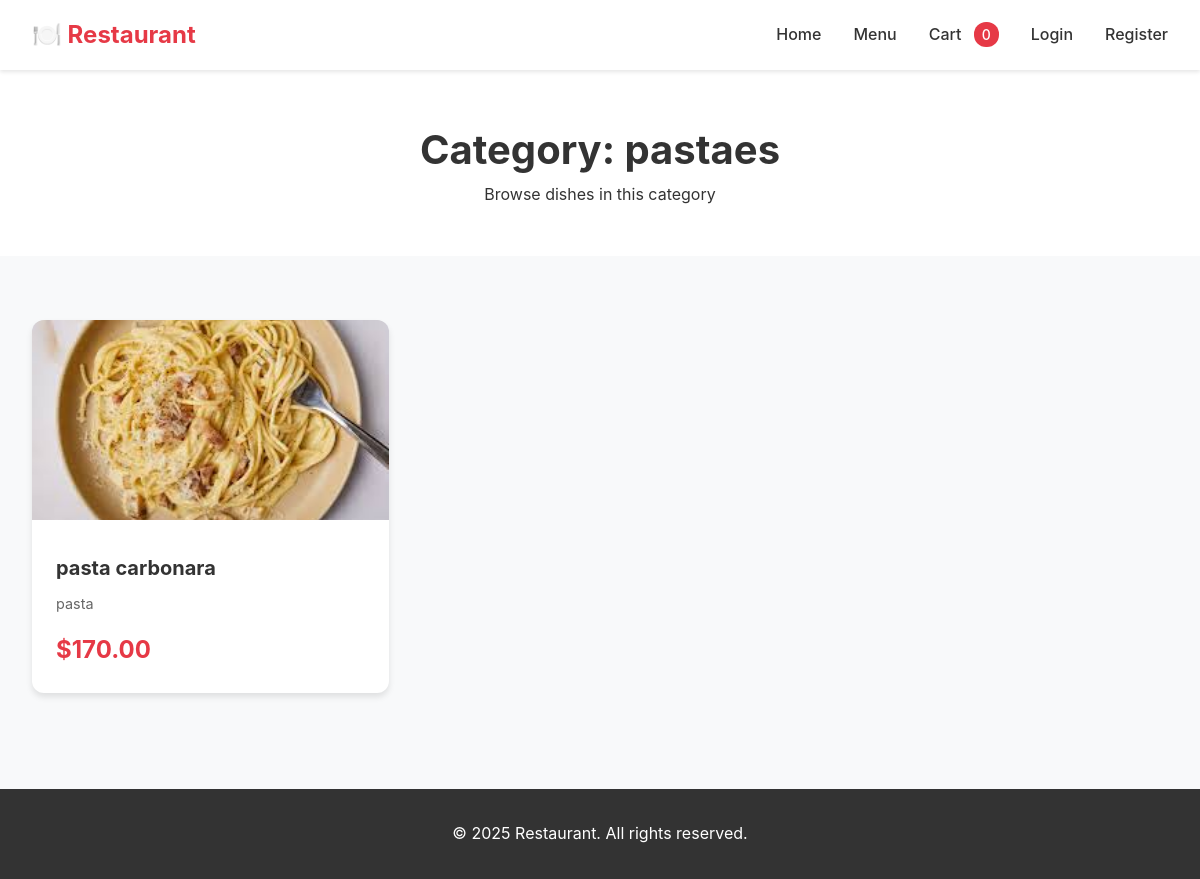
Page /menu/category/1/ on the committed database.
### restoraunt_app/models.py (models this page shows, shortened)
class Dish(models.Model):
    category = models.ForeignKey(Category, on_delete=models.CASCADE, related_name="dishes")
    name = models.CharField(max_length=200)
    description = models.TextField()
    ingredients = models.TextField()
    image = models.ImageField(upload_to="dishes/", blank=True, null=True)
    price = models.DecimalField(max_digits=7, decimal_places=2)
    is_available = models.BooleanField(default=True)
    created_at = models.DateTimeField(default=timezone.now)

class Category(models.Model):
    name = models.CharField(max_length=100, unique=True)
    description = models.TextField(blank=True)

### restoraunt_app/views.py (the view)
# urls.py: path("menu/category/<int:category_id>/", MenuByCategoryView.as_view(), name="menu_by_category"),
class MenuByCategoryView(ListView):
    template_name = "menu/menu_category.html"
    context_object_name = "dishes"
    def get_queryset(self):
        category_id = self.kwargs["category_id"]
        return Dish.objects.filter(category_id=category_id)

### restoraunt_app/templates/menu/menu_category.html (shortened to what this page needs)
{% extends "base.html" %}
{% block content %}
<div class="page-header">
    <h1>Category: {{ dishes.0.category.name }}</h1>
    <p>Browse dishes in this category</p>
</div>
<div class="container">
    <div class="dish-grid">
        {% for dish in dishes %}
        <a href="{% url 'dish_detail' dish.id %}" class="dish-card">
            {% if dish.image %}
            <img src="{{ dish.image.url }}" alt="{{ dish.name }}" class="dish-image">
            {% else %}
            <div class="dish-image"></div>
            {% endif %}
            <div class="dish-content">
                <h3 class="dish-name">{{ dish.name }}</h3>
                <p class="dish-description">{{ dish.description }}</p>
                <div class="dish-footer">
                    <span class="dish-price">${{ dish.price }}</span>
                </div>
            </div>
        </a>
        {% empty %}
        <p>No dishes in this category.</p>
        {% endfor %}
    </div>
</div>
{% endblock %}

### restoraunt_app/templates/base.html (style rules this page uses)
* { margin: 0; padding: 0; box-sizing: border-box; }
body { font-family: -apple-system, BlinkMacSystemFont, 'Segoe UI', Roboto, Oxygen, Ubuntu, Cantarell, sans-serif; line-height: 1.6; color: #333; background: #f8f9fa; }
.container { max-width: 1200px; margin: 0 auto; padding: 2rem; }

### restoraunt_app/templates/menu/menu_category.html (style rules this page uses)
.page-header { text-align: center; padding: 3rem 0; background: white; margin-bottom: 2rem; }
.page-header h1 { font-size: 2.5rem; color: #333; }
.dish-grid { display: grid; grid-template-columns: repeat(auto-fill, minmax(280px, 1fr)); gap: 2rem; }
.dish-card { background: white; border-radius: 12px; overflow: hidden; box-shadow: 0 4px 6px rgba(0,0,0,0.1); transition: transform 0.3s, box-shadow 0.3s; text-decoration: none; color: inherit; display: block; }
.dish-image { width: 100%; height: 200px; object-fit: cover; background: #e9ecef; }
.dish-content { padding: 1.5rem; }
.dish-name { font-size: 1.25rem; font-weight: bold; margin-bottom: 0.5rem; }
.dish-description { color: #666; font-size: 0.9rem; margin-bottom: 1rem; display: -webkit-box; -webkit-line-clamp: 2; -webkit-box-orient: vertical; overflow: hidden; }
.dish-footer { display: flex; justify-content: space-between; align-items: center; }
.dish-price { font-size: 1.5rem; font-weight: bold; color: #e63946; }

### rows in the picture
Dish: category.name "pastaes", image (picture), name "pasta carbonara", description "pasta", price "170.00"

### other values in the picture
{{ request.session.cart|length|default:0 }} "0"
